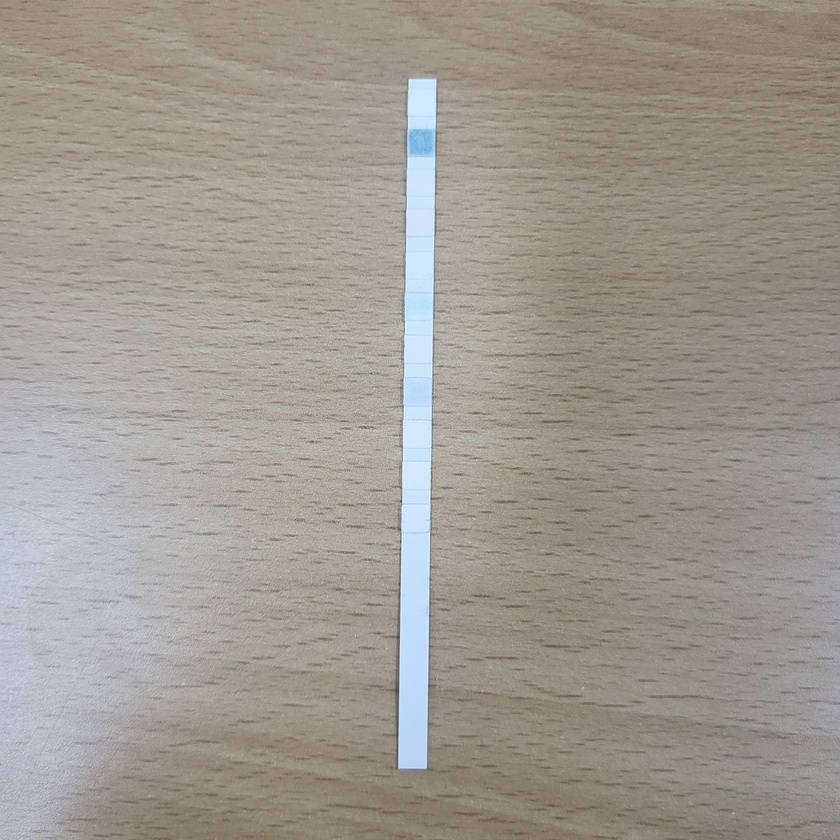
#> input picture testingImages/1_1.jpg, 840 x 840 px, shrunk from 2992 x 2992 before the run
$ python detectCorner_Harris.py --input testingImages/1_1.jpg
#> lines starting #> are read from the running program, lines starting #| are printed output that depends on the picture
from __future__ import print_function
import cv2 as cv
import numpy as np
import argparse

source_window = 'Source image'
corners_window = 'Corners detected'
max_thresh = 255

def cornerHarris_demo(val):
 thresh = val

 # Detector parameters
 blockSize = 2
 apertureSize = 3
 k = 0.04

 # Detecting corners
 dst = cv.cornerHarris(src_gray, blockSize, apertureSize, k)

 # Normalizing
 dst_norm = np.empty(dst.shape, dtype=np.float32)
 cv.normalize(dst, dst_norm, alpha=0, beta=255, norm_type=cv.NORM_MINMAX)
 dst_norm_scaled = cv.convertScaleAbs(dst_norm)

 # Drawing a circle around corners
 for i in range(dst_norm.shape[0]):
    for j in range(dst_norm.shape[1]):
        if int(dst_norm[i,j]) > thresh:
            cv.circle(dst_norm_scaled, (j,i), 5, (0), 2)

 # Showing the result
 cv.namedWindow(corners_window)
 cv.imshow(corners_window, dst_norm_scaled)

# Load source image and convert it to gray
parser = argparse.ArgumentParser(description='Code for Harris corner detector tutorial.')
parser.add_argument('--input', help='Path to input image.', default='C:/Users/owner/Downloads/1/20240419_113914.jpg')
args = parser.parse_args()

src = cv.imread(cv.samples.findFile(args.input))
#> src is the input picture: shape (840, 840, 3); mean B, G, R 145.3, 153.8, 159.7
if src is None:
 print('Could not open or find the image:', args.input)
 exit(0)

src_gray = cv.cvtColor(src, cv.COLOR_BGR2GRAY)
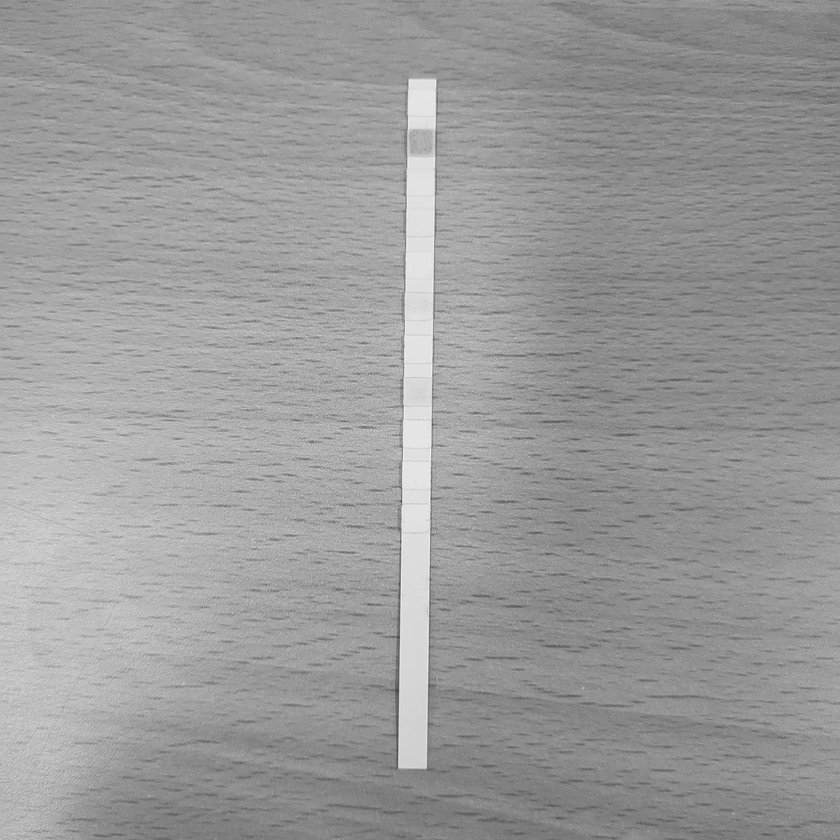
#> src_gray: shape (840, 840); min 71, max 247, mean 154.6

# Create a window and a trackbar
cv.namedWindow(source_window)
thresh = 200 # initial threshold
cv.createTrackbar('Threshold: ', source_window, thresh, max_thresh, cornerHarris_demo)
cv.imshow(source_window, src)
cornerHarris_demo(thresh)
#> in cornerHarris_demo, `dst = cv.cornerHarris(src_gray, blockSize, apertureSize, k)`:
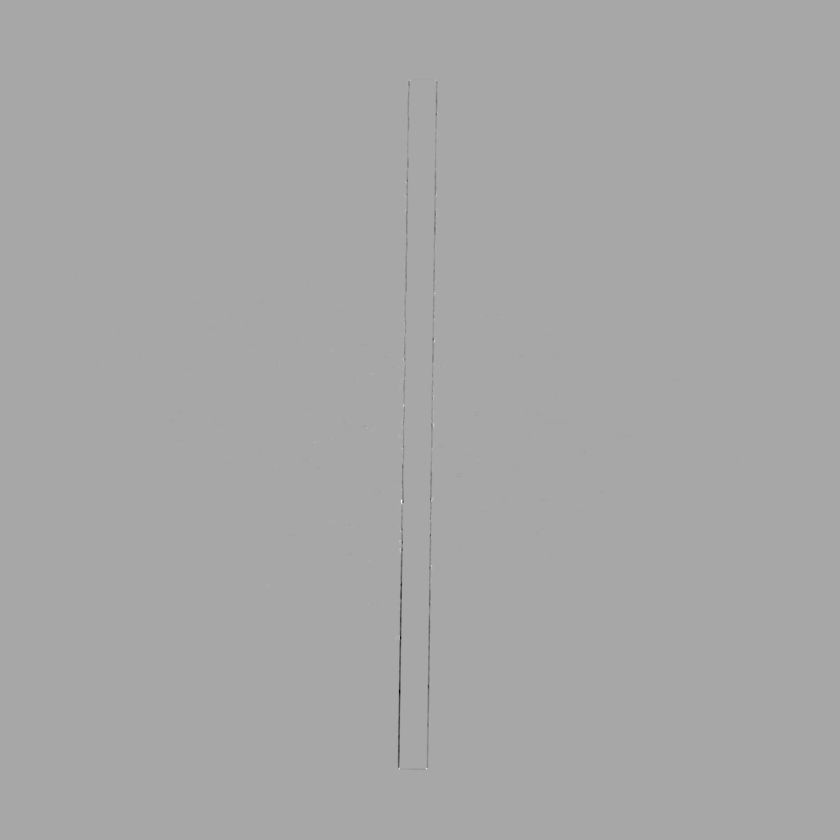
#> dst: shape (840, 840) float32; min -0.00256, max 0.00134, mean -1.65e-06; drawn with min black and max white
#> after the loop in cornerHarris_demo, `for i in range(dst_norm.shape[0]):`:
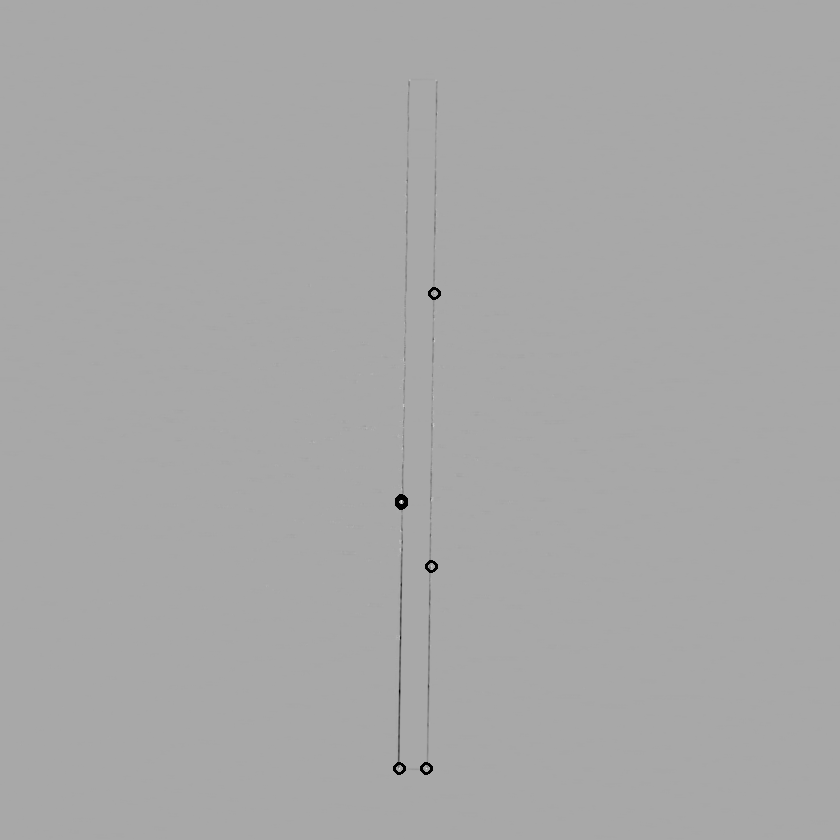
#> dst_norm_scaled: shape (840, 840); min 0, max 255, mean 167.7

cv.waitKey()

$ run again, on testingImages/20240419_160112.jpg
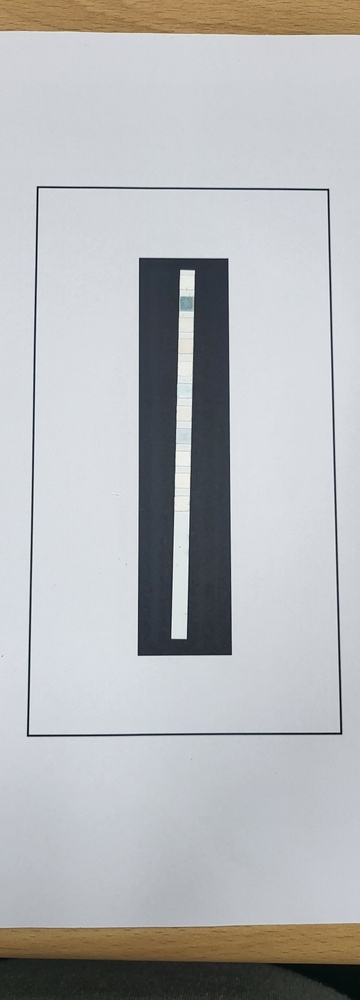
#> input picture testingImages/20240419_160112.jpg, 360 x 1000 px, shrunk from 1440 x 4000 before the run
#> src is the input picture: shape (1000, 360, 3); mean B, G, R 183.8, 182, 180.7
#> `src_gray = cv.cvtColor(src, cv.COLOR_BGR2GRAY)`:
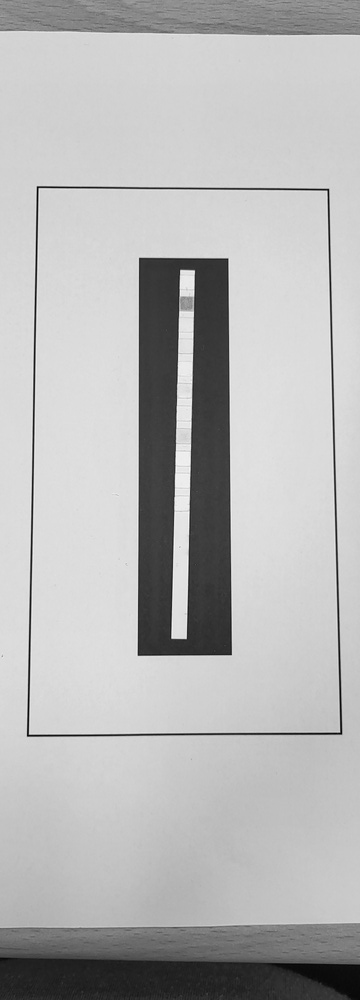
#> src_gray: shape (1000, 360); min 3, max 252, mean 181.9
#> after the loop in cornerHarris_demo, `for i in range(dst_norm.shape[0]):`:
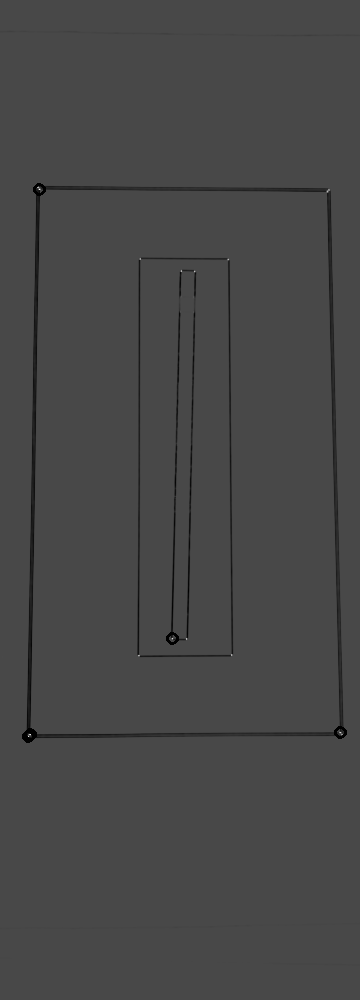
#> dst_norm_scaled: shape (1000, 360); min 0, max 255, mean 70.9

$ run again, on testingImages/9_16.jpg
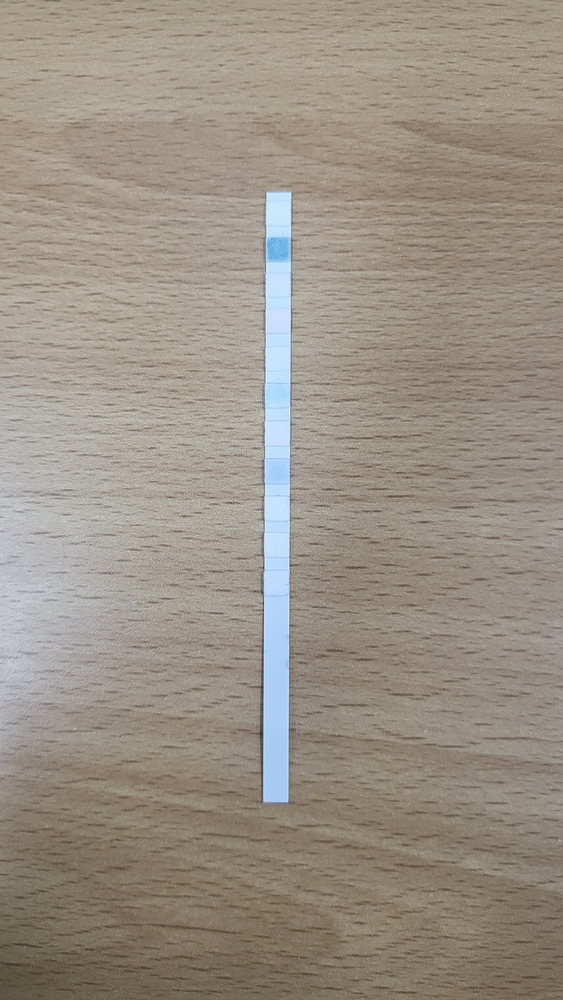
#> input picture testingImages/9_16.jpg, 563 x 1000 px, shrunk from 2252 x 4000 before the run
#> src is the input picture: shape (1000, 563, 3); mean B, G, R 132.3, 144.9, 153.7
#> `src_gray = cv.cvtColor(src, cv.COLOR_BGR2GRAY)`:
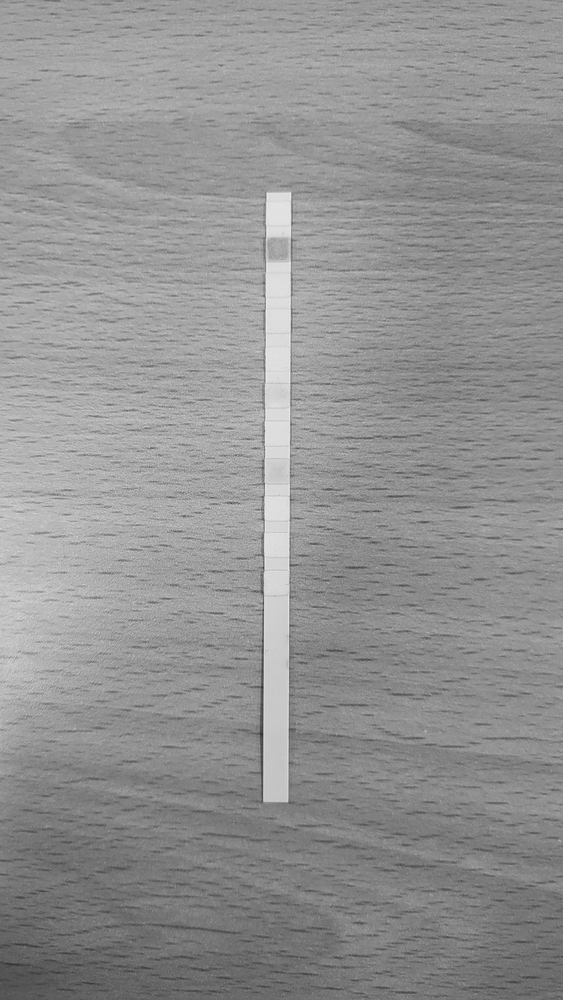
#> src_gray: shape (1000, 563); min 46, max 239, mean 146.1
#> in cornerHarris_demo, `dst = cv.cornerHarris(src_gray, blockSize, apertureSize, k)`:
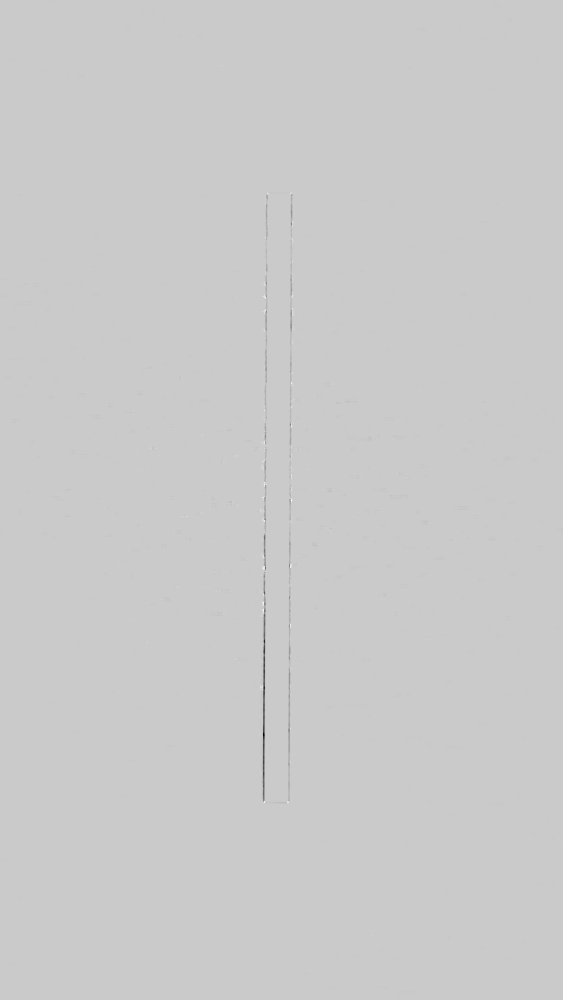
#> dst: shape (1000, 563) float32; min -0.00271, max 0.000706, mean -2e-06; drawn with min black and max white
